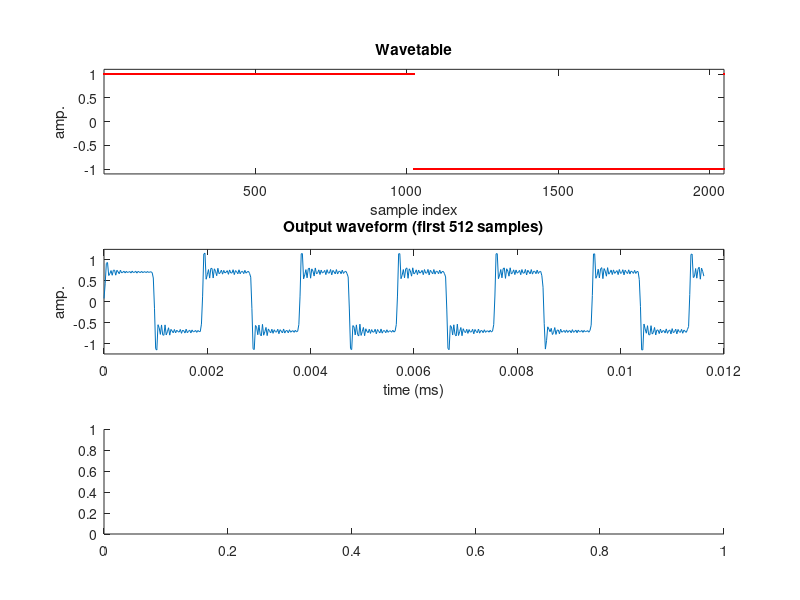

Recreate this plot in MATLAB. (Note: this script raises an error after producing the figure.)
%% Single wavetable synthesis
% Variable frequency via interpolation.
% Attempted anti-aliasing filter.
% Doesn't sound pretty, especially for high F0.

clear; close all;

% Constants.
% Wavetable type: 'sine', 'saw', or 'square'
wtType = 'square';
% Sample rate.
Fs = 44100;
% Output frequency.
F0 = 532;
% Output duration.
outDurationS = 2;
% Output buffer size.
bufferSize = 2^10;
% Output amplitude.
outAmp = 1.;
% Wavetable length.
wtLength = 2^11;
% Max output samples to plot.
maxOutPlot = 2^9;
% Anti-aliasing (low-pass) filter type: 'butter', 'cheby'
aaFilterType = 'cheby';
% LPF params
lpfCutoff = Fs * .4;
lpfOrder = 8;

% Plot setup.
figure( ...
    'Name', 'Single wavetable', ...
    'Position', [500 50 750 900] ...
);

% Create and plot the wavetable.
switch(wtType)
    case 'sine'
        wt = sin(linspace(0, 2 * pi, wtLength)');
    case 'saw'
        wt = linspace(-1, 1, wtLength);
    case 'square'
        wt = square(linspace(0, 2 * pi, wtLength)');
end

switch(aaFilterType)
    case 'butter'
        [b, a] = butter(lpfOrder, lpfCutoff/(Fs/2), 'low');
    case 'cheby'
        % 'peak to peak passband ripple'
        ripple = 3;
        [b,a] = cheby1(lpfOrder, ripple, lpfCutoff/(Fs/2), 'low');
end

subplot(311), ...
    plot(1:wtLength, wt, 'r.'), ...
    title('Wavetable'), ...
    xlim([1, wtLength]), ...
    ylim([-1.1, 1.1]), ...
    ylabel('amp.'), ...
    xlabel('sample index');

% Create output placeholder.
y = zeros(Fs * outDurationS, 1);
buffer = zeros(bufferSize, 1);
bufferIndex = 1;

% Calculate the number of samples per period of the wavetable to produce the
% desired frequency.
sampsPerPeriod = Fs / F0;
wtStepsPerSample = wtLength / sampsPerPeriod;

% Placeholder for final filter conditions.
z = zeros(lpfOrder, 1);

% Repeatedly copy the wavetable to the output placeholder.
for n=1:(Fs * outDurationS)
    % Calculate the fractional sample index in the wavetable.
    wtIndex = mod(wtStepsPerSample * (n - 1), wtLength) + 1;
    % Calculate the magnitudes for samples either side of the fractional index.
    magnitude2 = rem(wtIndex, 1);
    magnitude1 = 1 - magnitude2;
    
    % Wrap the wavetable index as necessary.
    prevIndex = floor(wtIndex);
    nextIndex = ceil(wtIndex);
    if prevIndex == 0 || prevIndex > wtLength
        prevIndex = wtLength;
    end
    if nextIndex > wtLength
        nextIndex = 1;
    end
    
    % Compose the output sample from summed weighted samples.
    buffer(bufferIndex) = outAmp * ( ...
        magnitude1 * wt(prevIndex) + ...
        magnitude2 * wt(nextIndex) ...
    );

    bufferIndex = bufferIndex + 1;
    if bufferIndex > bufferSize
        % End of buffer reached: low-pass the buffer and write it to output.
        [filtered, z] = filter(b, a, buffer, z);
        y(n-bufferSize+1:n) = filtered;
        bufferIndex = 1;
    end
end

sound(y, Fs);
% Plot beginning of output against time.
subplot(312), ...
    plot(linspace(0, maxOutPlot / Fs, maxOutPlot)', y(1:maxOutPlot)), ...
    title(sprintf('Output waveform (first %d samples)', maxOutPlot)), ...
    ylim([-1.25, 1.25]), ...
    ylabel('amp.'), ...
    xlabel('time (ms)');

% Plot spectrogram
subplot(313), ...
    spectrogram(y, 512, 64, 512, Fs, 'yaxis'), ...
    ylim([0, 22]);

% % For sine wavetable, inspect the frequency response.
% if strcmp(wtType, 'sine')
%     figure( ...
%         'Name', 'Frequency response', ...
%         'Position', [600 50 750 900] ...
%     );
%     freqz(y);
% 
%     % Compare sin wavetable output with 'pure' sine wave:
%     figure( ...
%         'Name', 'Pure sine', ...
%         'Position', [700 50 750 900] ...
%     );
%     y_ = sin(2 * pi * F0 * linspace(0, outDurationS, Fs * outDurationS));
%     % spectrogram( y_, 512, 64, 512, Fs, 'yaxis');
%     freqz(y_);
% end
